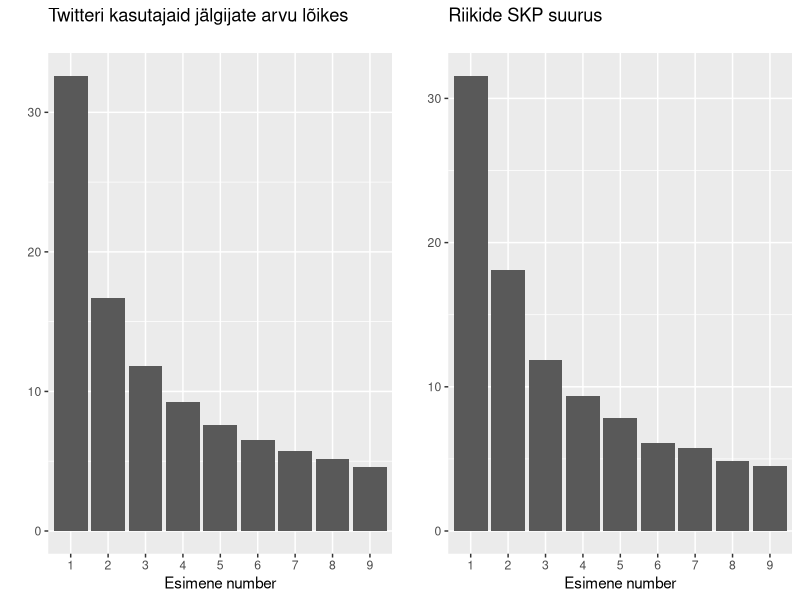

This chart was generated by the following R code:
## ---- chunk 1
# SINU LAHENDUS

## ---- chunk 2
library(knitr)

df = data.frame(group=c("<30%", "30-60%", "60-90%", ">90%"),
                RR_mean=c(4.1, 2.9, 3.4, -0.1),
                RR_median=c(4.2, 3.0, 3.1, 1.6),
                HAP_mean=c(4.2, 3.1, 3.2, 2.2),
                HAP_median=c(4.1, 3.1, 2.9, 2.3))
kable(df)
## ---- chunk 3
# SINU LAHENDUS

## ---- chunk 4
# SINU LAHENDUS

## ---- chunk 5
# SINU LAHENDUS

## ---- chunk 6
# SINU LAHENDUS

## ---- chunk 7
# SINU LAHENDUS

## ---- chunk 8
library(ggplot2)
library(gridExtra)
library(dplyr)
## ---- chunk 9
df1 = data.frame(x=factor(c(1:9)),
                y=c(32.62, 16.66, 11.8, 9.26, 7.63, 6.55, 5.76, 5.14, 4.56))
p1 = ggplot(df1, aes(x=x, weight=y)) + geom_bar() + ggtitle("Twitteri kasutajaid jälgijate arvu lõikes \n") +
  scale_x_discrete("Esimene number") + scale_y_continuous("") + theme(text = element_text(size=11))

df1 = data.frame(x=factor(c(1:9)),
                y=c(31.57, 18.12, 11.88, 9.35, 7.84, 6.09, 5.78, 4.83, 4.53))
p2 = ggplot(df1, aes(x=x, weight=y)) + geom_bar() + ggtitle("Riikide SKP suurus \n") + 
  scale_x_discrete("Esimene number") + scale_y_continuous("") + theme(text = element_text(size=11))

grid.arrange(p1, p2, nrow=1)
## ---- chunk 10
# SINU LAHENDUS

## ---- chunk 11
# SINU LAHENDUS


## ---- chunk 12
# SINU LAHENDUS

## ---- chunk 13
# SINU LAHENDUS

## ---- chunk 14
# SINU LAHENDUS

## ---- chunk 15
# SINU LAHENDUS

